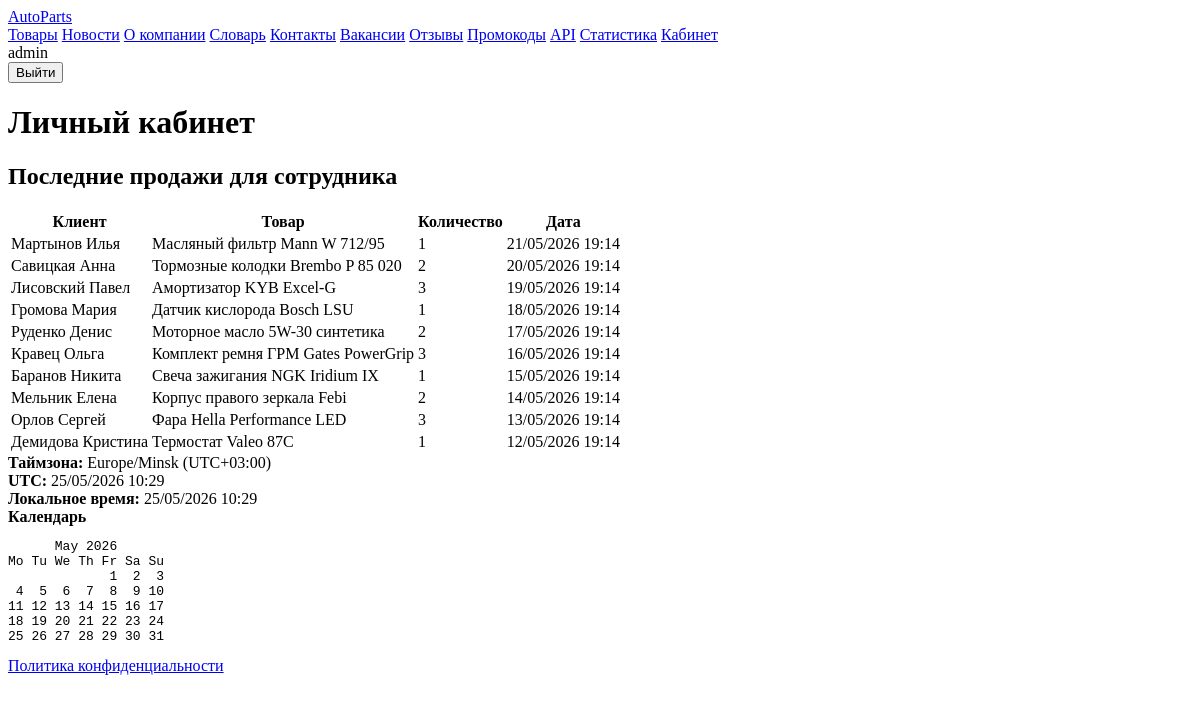
/profile/ (signed in), run on the app's committed database.
### shop/models.py (models this page shows, shortened)
class TimeStampedModel(models.Model):
    created_at_utc = models.DateTimeField(default=timezone.now, editable=False)
    updated_at_utc = models.DateTimeField(auto_now=True)
    created_at_timezone = models.CharField(max_length=64, default=settings.TIME_ZONE, editable=False)
    created_at_local_text = models.CharField(max_length=32, blank=True, editable=False)
    updated_at_local_text = models.CharField(max_length=32, blank=True, editable=False)
    class Meta:
        abstract = True

class Sale(TimeStampedModel):
    client = models.ForeignKey(Client, on_delete=models.PROTECT, related_name='sales')
    part = models.ForeignKey(Part, on_delete=models.PROTECT, related_name='sales')
    employee = models.ForeignKey(Employee, on_delete=models.SET_NULL, null=True, blank=True, related_name='sales')
    sold_at = models.DateTimeField(default=timezone.now)
    quantity = models.PositiveIntegerField(validators=[MinValueValidator(1)])
    unit_price = models.DecimalField(max_digits=10, decimal_places=2, validators=[MinValueValidator(Decimal('0.01'))])
    class Meta:
        ordering = ['-sold_at']
        verbose_name = 'Продажа'
        verbose_name_plural = 'Продажи'

class Client(TimeStampedModel):
    user = models.OneToOneField(User, on_delete=models.CASCADE, null=True, blank=True, related_name='client_profile')
    first_name = models.CharField(max_length=80)
    last_name = models.CharField(max_length=80)
    birth_date = models.DateField(validators=[validate_adult, validate_not_future])
    phone = models.CharField(max_length=20, validators=[phone_validator])
    email = models.EmailField()
    address = models.CharField(max_length=220)
    class Meta:
        ordering = ['last_name', 'first_name']
        verbose_name = 'Клиент'
        verbose_name_plural = 'Клиенты'
    def __str__(self):
        return f'{self.last_name} {self.first_name}'

class Part(TimeStampedModel):
    sku = models.CharField(max_length=40, unique=True)
    name = models.CharField(max_length=160)
    product_type = models.ForeignKey(ProductType, on_delete=models.PROTECT, related_name='parts')
    manufacturer = models.ForeignKey(Manufacturer, on_delete=models.PROTECT, related_name='parts')
    suppliers = models.ManyToManyField(Supplier, through='Supply', related_name='parts')
    price = models.DecimalField(max_digits=10, decimal_places=2, validators=[MinValueValidator(Decimal('0.01'))])
    quantity = models.PositiveIntegerField(default=0)
    description = models.TextField()
    image_url = models.URLField(blank=True)
    is_active = models.BooleanField(default=True)
    class Meta:
        ordering = ['name']
        verbose_name = 'Товар'
        verbose_name_plural = 'Товары'

### shop/views.py (the view)
# urls.py: re_path(r'^profile/$', views.profile, name='profile'),
@login_required
def profile(request):
    client = _get_client_profile(request.user)
    employee = getattr(request.user, 'employee_profile', None)
    sales = Sale.objects.select_related('part').filter(client=client) if client else Sale.objects.none()
    staff_sales = Sale.objects.select_related('client', 'part').all()[:20] if request.user.is_staff else []
    return render(
        request,
        'shop/profile.html',
        {'client': client, 'employee': employee, 'sales': sales, 'staff_sales': staff_sales, **_base_time_context()},
    )

### shop/views.py (called while the page is built)
def _project_timezone():
    return ZoneInfo(settings.TIME_ZONE)

def _format_utc_offset(tz_info):
    offset = timezone.now().astimezone(tz_info).utcoffset()
    if offset is None:
        return ''
    total_minutes = int(offset.total_seconds() // 60)
    hours, minutes = divmod(abs(total_minutes), 60)
    sign = '+' if total_minutes >= 0 else '-'
    return f'UTC{sign}{hours:02d}:{minutes:02d}'

def _calendar_text():
    today = timezone.now().astimezone(_project_timezone()).date()
    return calendar.month(today.year, today.month)

def _base_time_context():
    tz_info = _project_timezone()
    now_utc = timezone.now()
    now_local = now_utc.astimezone(tz_info)
    return {
        'now_utc': now_utc,
        'now_local': now_local,
        'server_timezone': tz_info.key,
        'timezone_offset': _format_utc_offset(tz_info),
        'text_calendar': _calendar_text(),
    }

def _get_client_profile(user):
    try:
        return user.client_profile
    except Client.DoesNotExist:
        return None

### shop/templates/shop/profile.html (shortened to what this page needs)
{% extends 'shop/base.html' %}
{% block content %}
<h1>Личный кабинет</h1>
{% if user.is_staff %}
    <section class="section">
        <h2>Последние продажи для сотрудника</h2>
        <table class="data-table">
            <thead><tr><th>Клиент</th><th>Товар</th><th>Количество</th><th>Дата</th></tr></thead>
            <tbody>
            {% for sale in staff_sales %}
                <tr><td>{{ sale.client }}</td><td>{{ sale.part.name }}</td><td>{{ sale.quantity }}</td><td>{{ sale.sold_at|date:"d/m/Y H:i" }}</td></tr>
            {% endfor %}
            </tbody>
        </table>
    </section>
{% endif %}
{% endblock %}

### shop/templates/shop/base.html (shortened to what this page needs)
{% load static %}
<!doctype html>
<html lang="ru">
<head>
    <link rel="stylesheet" href="{% static 'shop/css/styles.css' %}">
</head>
<body>
<header class="site-header">
    <a class="brand" href="{% url 'home' %}">AutoParts</a>
    <nav class="nav">
        <a href="{% url 'part_list' %}">Товары</a>
        <a href="{% url 'news_list' %}">Новости</a>
        <a href="{% url 'about' %}">О компании</a>
        <a href="{% url 'terms' %}">Словарь</a>
        <a href="{% url 'contacts' %}">Контакты</a>
        <a href="{% url 'vacancies' %}">Вакансии</a>
        <a href="{% url 'reviews' %}">Отзывы</a>
        {% if user.is_authenticated %}
            <a href="{% url 'promos' %}">Промокоды</a>
        {% endif %}
        <a href="{% url 'external_apis' %}">API</a>
        {% if user.is_staff or user.is_superuser %}
            <a href="{% url 'stats' %}">Статистика</a>
        {% endif %}
        {% if user.is_authenticated %}
            <a href="{% url 'profile' %}">Кабинет</a>
        {% endif %}
    </nav>
    <div class="auth">
        {% if user.is_authenticated %}
            <span>{{ user.username }}</span>
            <form action="{% url 'logout' %}" method="post">
                <button type="submit">Выйти</button>
            </form>
        {% else %}
            <a href="{% url 'login' %}">Войти</a>
            <a href="{% url 'register' %}">Регистрация</a>
        {% endif %}
    </div>
</header>
<main class="container">
    {% block content %}{% endblock %}
</main>
<footer class="site-footer">
    <section>
        <strong>Таймзона:</strong> {{ server_timezone }} ({{ timezone_offset }})<br>
        <strong>UTC:</strong> {{ now_utc|date:"d/m/Y H:i" }}<br>
        <strong>Локальное время:</strong> {{ now_local|date:"d/m/Y H:i" }}
    </section>
    <section>
        <strong>Календарь</strong>
        <pre>{{ text_calendar }}</pre>
    </section>
    <section><a href="{% url 'privacy' %}">Политика конфиденциальности</a></section>
</footer>
</body>
</html>

### data on the page
Sale: client "Мартынов Илья", part.name "Масляный фильтр Mann W 712/95", quantity "1", sold_at "21/05/2026 19:14"
Sale: client "Савицкая Анна", part.name "Тормозные колодки Brembo P 85 020", quantity "2", sold_at "20/05/2026 19:14"
Sale: client "Лисовский Павел", part.name "Амортизатор KYB Excel-G", quantity "3", sold_at "19/05/2026 19:14"
Sale: client "Громова Мария", part.name "Датчик кислорода Bosch LSU", quantity "1", sold_at "18/05/2026 19:14"
Sale: client "Руденко Денис", part.name "Моторное масло 5W-30 синтетика", quantity "2", sold_at "17/05/2026 19:14"
Sale: client "Кравец Ольга", part.name "Комплект ремня ГРМ Gates PowerGrip", quantity "3", sold_at "16/05/2026 19:14"
Sale: client "Баранов Никита", part.name "Свеча зажигания NGK Iridium IX", quantity "1", sold_at "15/05/2026 19:14"
Sale: client "Мельник Елена", part.name "Корпус правого зеркала Febi", quantity "2", sold_at "14/05/2026 19:14"
Sale: client "Орлов Сергей", part.name "Фара Hella Performance LED", quantity "3", sold_at "13/05/2026 19:14"
Sale: client "Демидова Кристина", part.name "Термостат Valeo 87C", quantity "1", sold_at "12/05/2026 19:14"

### other printed values
{{ user.username }} "admin"
{{ server_timezone }} "Europe/Minsk"
{{ timezone_offset }} "UTC+03:00"
{{ now_local|date:"d/m/Y H:i" }} "25/05/2026 10:29"
{{ text_calendar }} "May 2026 Mo Tu We Th Fr Sa Su 1 2 3 4 5 6 7 8 9 10 11 12 13 14 15 16 17 18 19 20 21 22 23 24 25 26 27 28 29 30 31"
